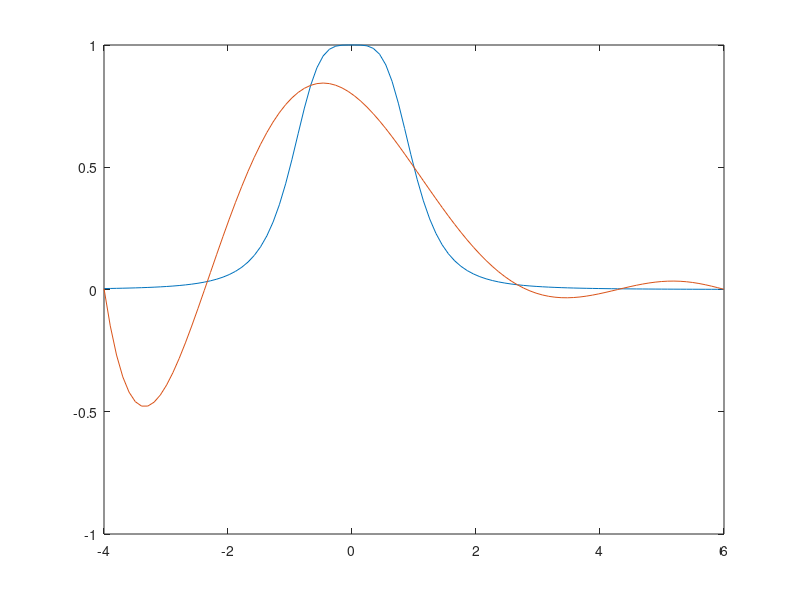

Recreate this plot in MATLAB.
%% 1
clc
clear
close all

x = [0 10 19];
y = [3 7 8];

polyval(polyfit(x, y, 2), exp(0.6))

%% 2
clc
clear
close all

f = @(x) exp(-1./x);
a = 1;
b = 2;

n = 6;
k = 0:n;

% valore = (pi*(2.*k+1))./2*(n+1);
% x = -cos(valore)
% numeratore = pi*(2*k+1);
% denominatore = 2*(n+1);
% 
% numeratore/denominatore
% x = -cos(numeratore/denominatore);

x = -cos((pi*(2*k+1))/(2*(n+1)));

z = (a-b)/2.*x+(a+b)/2;

polyfit(z, f(z), 5)

% il primo ha il grado più alto, -> - 0.5247

%% 3
clc
clear
close all

a = 0;
b = 1;

f = @(x) x.*exp(x);

finto = linspace(a, b, 7);
vero = linspace(a,b);

fit = polyfit(finto, f(finto), 6);
val = polyval(fit, vero)


% plot(vero, f(vero), finto, val)
% legend("vero", "finto")

f(0.3) - polyval(fit, 0.3)
f(0.5) - polyval(fit, 0.5)



%% 4
clc
clear
close all

f = @(x) 1./(x.^4+1);
a = -4;
b = 6;
brutto = linspace(a, b, 7);
bello = linspace(a, b);

p = polyfit(brutto, f(brutto), 6);
val = polyval(p, bello)

plot(bello, f(bello), bello, val)

% bastava la teoria --> 5




%% 5
clc
clear
close all



f = @(x) cos(x);
a = 0;
b = pi;
bello = linspace(a, b);
brutto = linspace(a, b, 5);


polyval(polyfit(brutto, f(brutto), 4), pi/7)

%% round 2

%% 1
clc
clear
close all

f = @(x) x.^2+sin(x.^3);

a = 0;
b = 1;
x = linspace(a,b, 5);

fit = polyfit(x, f(x), 4);

spazio = linspace(0,1);
val = polyval(fit,spazio);


abs(f(0.4)- polyval(fit, 0.4))

abs(f(0.5)- polyval(fit, 0.5))


%% 2

clc
clear
close all

f = @(x) cos(x);

a = 0;
b = 2*pi;

x = linspace(a,b,3);

fit = polyfit(x, f(x), 2);

val = polyval(fit, pi/8)


%% 3

clc
clear
close all

x = [3 7 13];
y = [1 4 10];

fit = polyfit(x, y, 2);
val = polyval(fit, sinh(1.2))


%% 4
clc
clear
close all

t = [0 9 13];
v = [20 31 50];

fit = polyfit(t, v, 2);

val = polyval(fit, 10)

%% 5
clc
clear
close all


f = @(x) sin(x);

a = 0;
b = 2*pi;

x = linspace(a,b,6);

fit = polyfit(x, f(x), 5);
val = polyval(fit, 2*pi/9)


























